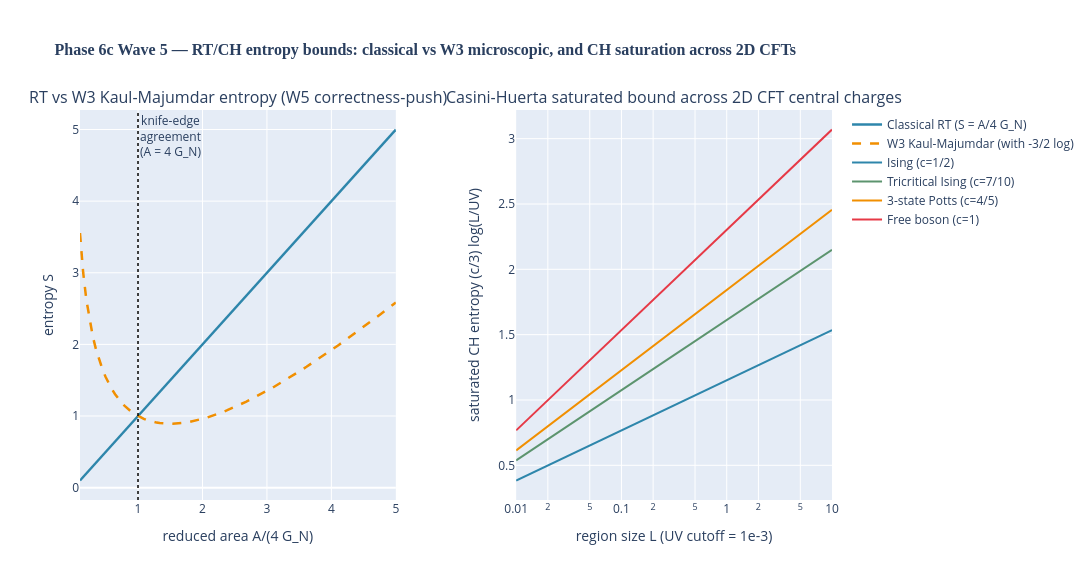

Here is the notebook cell this chart was saved with:
### Markdown cell above
## 5. The structural conclusion

Lean theorem `rt_eq_kaulMajumdar_iff_trivial_reduced_area`: classical Ryu-Takayanagi and Kaul-Majumdar agree at *exactly* one point: reduced area = 1, i.e., the Planck scale $A = 4 G_N$. Anywhere else, they disagree.

**This is the project's microscopic claim:** if Phase 6a Wave 3's derivation of the Kaul-Majumdar $-3/2$ from microscopic horizon boundary conditions is correct, then classical Ryu-Takayanagi cannot be a complete description of the entanglement entropy. RT must be augmented with the $-3/2 \log$ correction to be consistent.

**Visualization.**

Left panel: classical RT (linear) vs Kaul-Majumdar (concave from below 1, falling further behind RT as reduced area grows). Both pass through $(1, 1)$. Right panel: Casini-Huerta saturated bound across 2D CFT central charges, on a log-$L$ axis.

### Code cell
# viz-ref: fig_rt_ch_bounds_mtc
fig_rt_ch_bounds_mtc().show()
